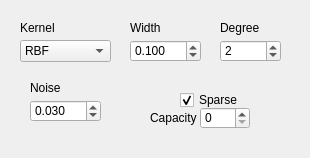
<?xml version="1.0" encoding="UTF-8"?>
<ui version="4.0">
 <class>ParametersGPRDynamic</class>
 <widget class="QWidget" name="ParametersGPRDynamic">
  <property name="geometry">
   <rect>
    <x>0</x>
    <y>0</y>
    <width>310</width>
    <height>158</height>
   </rect>
  </property>
  <property name="windowTitle">
   <string>Form</string>
  </property>
  <widget class="QLabel" name="labelWidth">
   <property name="geometry">
    <rect>
     <x>130</x>
     <y>20</y>
     <width>31</width>
     <height>16</height>
    </rect>
   </property>
   <property name="font">
    <font>
     <pointsize>9</pointsize>
    </font>
   </property>
   <property name="text">
    <string>Width</string>
   </property>
  </widget>
  <widget class="QLabel" name="label_4">
   <property name="geometry">
    <rect>
     <x>30</x>
     <y>80</y>
     <width>70</width>
     <height>16</height>
    </rect>
   </property>
   <property name="font">
    <font>
     <pointsize>9</pointsize>
    </font>
   </property>
   <property name="text">
    <string>Noise</string>
   </property>
  </widget>
  <widget class="QSpinBox" name="capacitySpin">
   <property name="geometry">
    <rect>
     <x>200</x>
     <y>107</y>
     <width>50</width>
     <height>22</height>
    </rect>
   </property>
   <property name="font">
    <font>
     <pointsize>9</pointsize>
    </font>
   </property>
   <property name="toolTip">
    <string>&lt;!DOCTYPE HTML PUBLIC &quot;-//W3C//DTD HTML 4.0//EN&quot; &quot;http://www.w3.org/TR/REC-html40/strict.dtd&quot;&gt;
&lt;html&gt;&lt;head&gt;&lt;meta name=&quot;qrichtext&quot; content=&quot;1&quot; /&gt;&lt;style type=&quot;text/css&quot;&gt;
p, li { white-space: pre-wrap; }
&lt;/style&gt;&lt;/head&gt;&lt;body style=&quot; font-family:'MS Shell Dlg 2'; font-size:8.25pt; font-weight:400; font-style:normal;&quot;&gt;
&lt;p style=&quot; margin-top:0px; margin-bottom:0px; margin-left:0px; margin-right:0px; -qt-block-indent:0; text-indent:0px;&quot;&gt;&lt;span style=&quot; font-size:8pt;&quot;&gt;C: cost function (SVR)&lt;/span&gt;&lt;/p&gt;
&lt;p style=&quot; margin-top:0px; margin-bottom:0px; margin-left:0px; margin-right:0px; -qt-block-indent:0; text-indent:0px;&quot;&gt;&lt;span style=&quot; font-size:8pt;&quot;&gt;Capacity: maximum bases (0=auto/unlimited) (SOGP,KRLS)&lt;/span&gt;&lt;/p&gt;
&lt;p style=&quot; margin-top:0px; margin-bottom:0px; margin-left:0px; margin-right:0px; -qt-block-indent:0; text-indent:0px;&quot;&gt;&lt;span style=&quot; font-size:8pt;&quot;&gt;KRLS: capacity of 1 not allowed (switches to 2)&lt;/span&gt;&lt;/p&gt;&lt;/body&gt;&lt;/html&gt;</string>
   </property>
   <property name="maximum">
    <number>999</number>
   </property>
  </widget>
  <widget class="QLabel" name="labelDegree">
   <property name="geometry">
    <rect>
     <x>220</x>
     <y>20</y>
     <width>41</width>
     <height>16</height>
    </rect>
   </property>
   <property name="font">
    <font>
     <pointsize>9</pointsize>
    </font>
   </property>
   <property name="text">
    <string>Degree</string>
   </property>
  </widget>
  <widget class="QDoubleSpinBox" name="noiseSpin">
   <property name="geometry">
    <rect>
     <x>30</x>
     <y>100</y>
     <width>71</width>
     <height>22</height>
    </rect>
   </property>
   <property name="font">
    <font>
     <pointsize>9</pointsize>
    </font>
   </property>
   <property name="toolTip">
    <string>&lt;!DOCTYPE HTML PUBLIC &quot;-//W3C//DTD HTML 4.0//EN&quot; &quot;http://www.w3.org/TR/REC-html40/strict.dtd&quot;&gt;
&lt;html&gt;&lt;head&gt;&lt;meta name=&quot;qrichtext&quot; content=&quot;1&quot; /&gt;&lt;style type=&quot;text/css&quot;&gt;
p, li { white-space: pre-wrap; }
&lt;/style&gt;&lt;/head&gt;&lt;body style=&quot; font-family:'MS Shell Dlg 2'; font-size:8.25pt; font-weight:400; font-style:normal;&quot;&gt;
&lt;p style=&quot; margin-top:0px; margin-bottom:0px; margin-left:0px; margin-right:0px; -qt-block-indent:0; text-indent:0px;&quot;&gt;&lt;span style=&quot; font-size:8pt;&quot;&gt;eps-SVR: epsilon-tube width&lt;/span&gt;&lt;/p&gt;
&lt;p style=&quot; margin-top:0px; margin-bottom:0px; margin-left:0px; margin-right:0px; -qt-block-indent:0; text-indent:0px;&quot;&gt;&lt;span style=&quot; font-size:8pt;&quot;&gt;nu-SVR: nu ratio on alpha&lt;/span&gt;&lt;/p&gt;
&lt;p style=&quot; margin-top:0px; margin-bottom:0px; margin-left:0px; margin-right:0px; -qt-block-indent:0; text-indent:0px;&quot;&gt;&lt;span style=&quot; font-size:8pt;&quot;&gt;RVR: accuracy-generalization tradeoff&lt;/span&gt;&lt;/p&gt;
&lt;p style=&quot; margin-top:0px; margin-bottom:0px; margin-left:0px; margin-right:0px; -qt-block-indent:0; text-indent:0px;&quot;&gt;&lt;span style=&quot; font-size:8pt;&quot;&gt;SOGP: noise&lt;/span&gt;&lt;/p&gt;
&lt;p style=&quot; margin-top:0px; margin-bottom:0px; margin-left:0px; margin-right:0px; -qt-block-indent:0; text-indent:0px;&quot;&gt;&lt;span style=&quot; font-size:8pt;&quot;&gt;KRLS: tolerance (stopping criterion)&lt;/span&gt;&lt;/p&gt;&lt;/body&gt;&lt;/html&gt;</string>
   </property>
   <property name="decimals">
    <number>3</number>
   </property>
   <property name="minimum">
    <double>0.001000000000000</double>
   </property>
   <property name="maximum">
    <double>1.000000000000000</double>
   </property>
   <property name="singleStep">
    <double>0.010000000000000</double>
   </property>
   <property name="value">
    <double>0.030000000000000</double>
   </property>
  </widget>
  <widget class="QLabel" name="label_2">
   <property name="geometry">
    <rect>
     <x>20</x>
     <y>20</y>
     <width>91</width>
     <height>16</height>
    </rect>
   </property>
   <property name="font">
    <font>
     <pointsize>9</pointsize>
    </font>
   </property>
   <property name="text">
    <string>Kernel</string>
   </property>
  </widget>
  <widget class="QSpinBox" name="kernelDegSpin">
   <property name="geometry">
    <rect>
     <x>220</x>
     <y>40</y>
     <width>61</width>
     <height>22</height>
    </rect>
   </property>
   <property name="font">
    <font>
     <pointsize>9</pointsize>
    </font>
   </property>
   <property name="toolTip">
    <string>&lt;!DOCTYPE HTML PUBLIC &quot;-//W3C//DTD HTML 4.0//EN&quot; &quot;http://www.w3.org/TR/REC-html40/strict.dtd&quot;&gt;
&lt;html&gt;&lt;head&gt;&lt;meta name=&quot;qrichtext&quot; content=&quot;1&quot; /&gt;&lt;style type=&quot;text/css&quot;&gt;
p, li { white-space: pre-wrap; }
&lt;/style&gt;&lt;/head&gt;&lt;body style=&quot; font-family:'MS Shell Dlg 2'; font-size:8.25pt; font-weight:400; font-style:normal;&quot;&gt;
&lt;p style=&quot; margin-top:0px; margin-bottom:0px; margin-left:0px; margin-right:0px; -qt-block-indent:0; text-indent:0px;&quot;&gt;&lt;span style=&quot; font-size:8pt;&quot;&gt;Degree of the kernel polynomial&lt;/span&gt;&lt;/p&gt;
&lt;p style=&quot; margin-top:0px; margin-bottom:0px; margin-left:0px; margin-right:0px; -qt-block-indent:0; text-indent:0px;&quot;&gt;&lt;span style=&quot; font-size:8pt;&quot;&gt;(Polynomial only)&lt;/span&gt;&lt;/p&gt;&lt;/body&gt;&lt;/html&gt;</string>
   </property>
   <property name="minimum">
    <number>1</number>
   </property>
   <property name="value">
    <number>2</number>
   </property>
  </widget>
  <widget class="QLabel" name="labelCapacity">
   <property name="geometry">
    <rect>
     <x>150</x>
     <y>110</y>
     <width>50</width>
     <height>16</height>
    </rect>
   </property>
   <property name="font">
    <font>
     <pointsize>9</pointsize>
    </font>
   </property>
   <property name="text">
    <string>Capacity</string>
   </property>
  </widget>
  <widget class="QComboBox" name="kernelTypeCombo">
   <property name="geometry">
    <rect>
     <x>20</x>
     <y>40</y>
     <width>91</width>
     <height>22</height>
    </rect>
   </property>
   <property name="font">
    <font>
     <pointsize>9</pointsize>
    </font>
   </property>
   <property name="toolTip">
    <string>&lt;!DOCTYPE HTML PUBLIC &quot;-//W3C//DTD HTML 4.0//EN&quot; &quot;http://www.w3.org/TR/REC-html40/strict.dtd&quot;&gt;
&lt;html&gt;&lt;head&gt;&lt;meta name=&quot;qrichtext&quot; content=&quot;1&quot; /&gt;&lt;style type=&quot;text/css&quot;&gt;
p, li { white-space: pre-wrap; }
&lt;/style&gt;&lt;/head&gt;&lt;body style=&quot; font-family:'MS Shell Dlg 2'; font-size:8.25pt; font-weight:400; font-style:normal;&quot;&gt;
&lt;p style=&quot; margin-top:0px; margin-bottom:0px; margin-left:0px; margin-right:0px; -qt-block-indent:0; text-indent:0px;&quot;&gt;&lt;span style=&quot; font-size:8pt;&quot;&gt;kernel function&lt;/span&gt;&lt;/p&gt;&lt;/body&gt;&lt;/html&gt;</string>
   </property>
   <property name="currentIndex">
    <number>2</number>
   </property>
   <item>
    <property name="text">
     <string>Linear</string>
    </property>
   </item>
   <item>
    <property name="text">
     <string>Polynomial</string>
    </property>
   </item>
   <item>
    <property name="text">
     <string>RBF</string>
    </property>
   </item>
  </widget>
  <widget class="QDoubleSpinBox" name="kernelWidthSpin">
   <property name="geometry">
    <rect>
     <x>130</x>
     <y>40</y>
     <width>71</width>
     <height>22</height>
    </rect>
   </property>
   <property name="font">
    <font>
     <pointsize>9</pointsize>
    </font>
   </property>
   <property name="toolTip">
    <string>&lt;!DOCTYPE HTML PUBLIC &quot;-//W3C//DTD HTML 4.0//EN&quot; &quot;http://www.w3.org/TR/REC-html40/strict.dtd&quot;&gt;
&lt;html&gt;&lt;head&gt;&lt;meta name=&quot;qrichtext&quot; content=&quot;1&quot; /&gt;&lt;style type=&quot;text/css&quot;&gt;
p, li { white-space: pre-wrap; }
&lt;/style&gt;&lt;/head&gt;&lt;body style=&quot; font-family:'MS Shell Dlg 2'; font-size:8.25pt; font-weight:400; font-style:normal;&quot;&gt;
&lt;p style=&quot; margin-top:0px; margin-bottom:0px; margin-left:0px; margin-right:0px; -qt-block-indent:0; text-indent:0px;&quot;&gt;&lt;span style=&quot; font-size:8pt;&quot;&gt;Width of the kernel (gamma)&lt;/span&gt;&lt;/p&gt;
&lt;p style=&quot; margin-top:0px; margin-bottom:0px; margin-left:0px; margin-right:0px; -qt-block-indent:0; text-indent:0px;&quot;&gt;&lt;span style=&quot; font-size:8pt;&quot;&gt;RBF and Polynomial only&lt;/span&gt;&lt;/p&gt;&lt;/body&gt;&lt;/html&gt;</string>
   </property>
   <property name="decimals">
    <number>3</number>
   </property>
   <property name="minimum">
    <double>0.001000000000000</double>
   </property>
   <property name="singleStep">
    <double>0.010000000000000</double>
   </property>
   <property name="value">
    <double>0.100000000000000</double>
   </property>
  </widget>
  <widget class="QCheckBox" name="sparseCheck">
   <property name="geometry">
    <rect>
     <x>180</x>
     <y>90</y>
     <width>70</width>
     <height>20</height>
    </rect>
   </property>
   <property name="font">
    <font>
     <pointsize>9</pointsize>
    </font>
   </property>
   <property name="text">
    <string>Sparse</string>
   </property>
   <property name="checked">
    <bool>true</bool>
   </property>
  </widget>
 </widget>
 <resources/>
 <connections/>
</ui>
